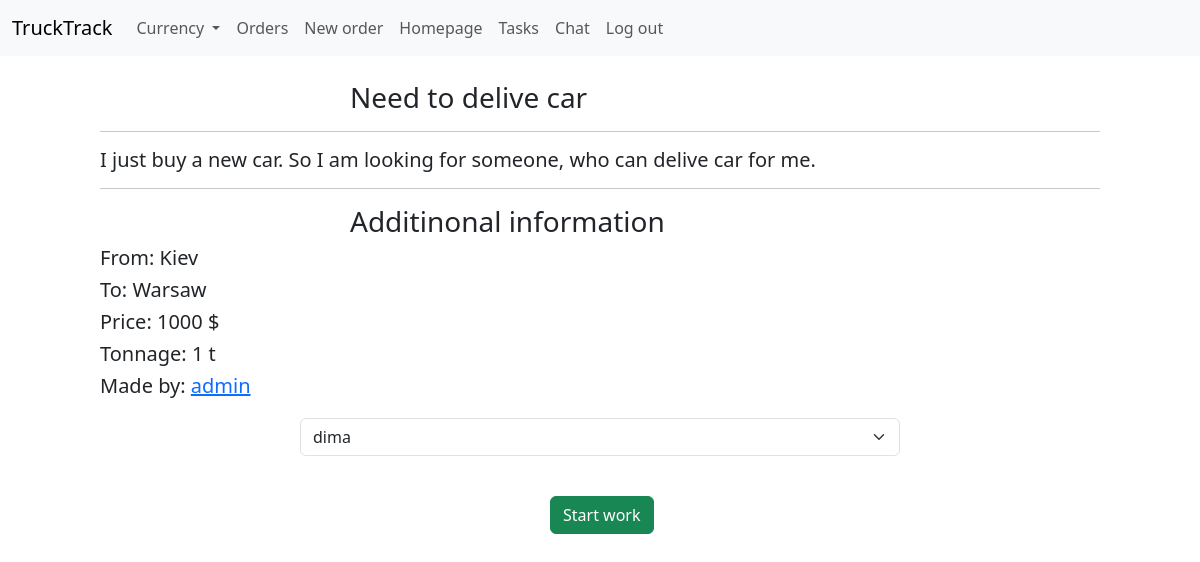
Screenshot of /order/2 (signed in) with the database file from the repository.
### trucktrack/models.py (models this page shows, shortened)
class Orders(models.Model):
    title =models.CharField(max_length = 100)
    text = models.TextField()
    sender = models.ForeignKey("Cities", on_delete=models.CASCADE, related_name ="departures" , default= None)
    receiver = models.ForeignKey("Cities", on_delete=models.CASCADE, related_name ="arrivals", default=None)
    bid = models.IntegerField()
    owner = models.ForeignKey(User, on_delete=models.CASCADE, related_name="owner")
    perform =models.ForeignKey(User, on_delete=models.CASCADE, default=None, null=True, related_name="perform")
    visability = models.BooleanField(default=True)
    timestamp = models.DateTimeField(auto_now_add = True)
    tonnage=models.IntegerField()
    type=models.ForeignKey("Type", on_delete=models.CASCADE)
    find=models.BooleanField(default = True)

class Cities(models.Model):
    city = models.CharField(max_length = 100)

class User(AbstractUser):
    phone = models.CharField(default = None, null=True,max_length=100)
    city = models.CharField(max_length=100, default=None, blank=True, null=True)
    truck_tonnage = models.IntegerField(default=None, null=True, blank=True)

### trucktrack/views.py (the view, shortened to what this page needs)
# urls.py: path('order/<int:id>', views.order, name="order"),
@login_required
@csrf_exempt
def order(request, id):
    if request.method == "PUT":
        data = json.loads(request.body)
        performers = Performers.objects.filter(order= Orders.objects.get(id = id), performer=User.objects.get(id=data["performer"])).first()
        if performers:
            return JsonResponse({"reply": "reply already exist"})
        performer = Performers(order= Orders.objects.get(id = id), performer=User.objects.get(id=data["performer"]))
        performer.save()
        return JsonResponse({"success": "reply add successfully"})
    elif request.method =="DELETE":
        Orders.objects.filter(id=id).delete()
        return JsonResponse({"delete":"successfully"})
    else:
        try:
            order = Orders.objects.get(id = id)
            performers = Performers.objects.filter(order = Orders.objects.get(id = id))
            repliers = Performers.objects.filter(order = Orders.objects.get(id = id), performer= User.objects.get(id = request.user.id))
            changer = 1
            sign= '$'
        except:
            return redirect("/")
        return render(request, "trucktrack/order.html",{
            "order":order,
            "performers":performers,
            "repliers":repliers,
            'rates':changer,
            'sign':sign
        })

### trucktrack/templates/trucktrack/order.html (shortened to what this page needs)
{% extends "trucktrack/layout.html" %}
{% load static %}
{%block script%}
    <link href ="{%static "css/order.css" %}" rel="stylesheet">
{%endblock%}
{%block body%}
    <div class="order">
        {% if order%}
            <h3 class="title">{{order.title}}</h3>
            <hr>
            <h5>{{order.text}}</h5>
            <hr>
            <h3 class="title"> Additinonal information</h3>
            <h5>From: {{order.sender.city}}</h5>
            <h5>To: {{order.receiver.city}}</h5>
            <h5>Price: {%widthratio order.bid 1 rates%} {{sign}}</h5>
            <h5>Tonnage: {{order.tonnage}} t</h5>
            <h5>Made by: <a href ="{%url "profile" id=order.owner.id%}">{{order.owner}}</a></h5>
            {% if user.id == order.owner.id%}
                {% if performers %}
                    {%if order.visability == True %}
                    <div class="starting">
                        <form action="{% url 'order' id=order.id %}" method="post" class="job" data-value="{{order.id}}" onsubmit="return false;">
                            <select id="performer" class=" startForm form-select">
                                {%for perform in performers%}
                                <option value={{perform.performer.id}}>{{perform.performer}}</option>
                                {%endfor%}
                            <select>
                            <button id="start_job" class="btn btn-success start" type ="submit">Start work </button>
                        </form>
                    </div>
                    {%endif%}
                {%else%}
                    <h5 class="title">Nobody reply this job<h5>
                {% endif %}
            {%endif%}
        {%endif%}
    </div>
{%endblock%}

### trucktrack/static/css/order.css (style rules this page uses)
.order { width:1000px; height:700px; margin:0 auto; margin-top:25px; word-break:break-word; }
.title { margin-left:250px; }
.start { margin-left:450px; margin-top:40px; }
.startForm { margin-left:200px; margin-top:20px; width:600px; }

### rows the page displays
Orders: title "Need to delive car", text "I just buy a new car. So I am looking for someone, who can delive car for me.", sender.city "Kiev", receiver.city "Warsaw", bid "1000", tonnage "1", owner "admin"

### other values shown
{{ sign }} "$"
form field value "dima"
